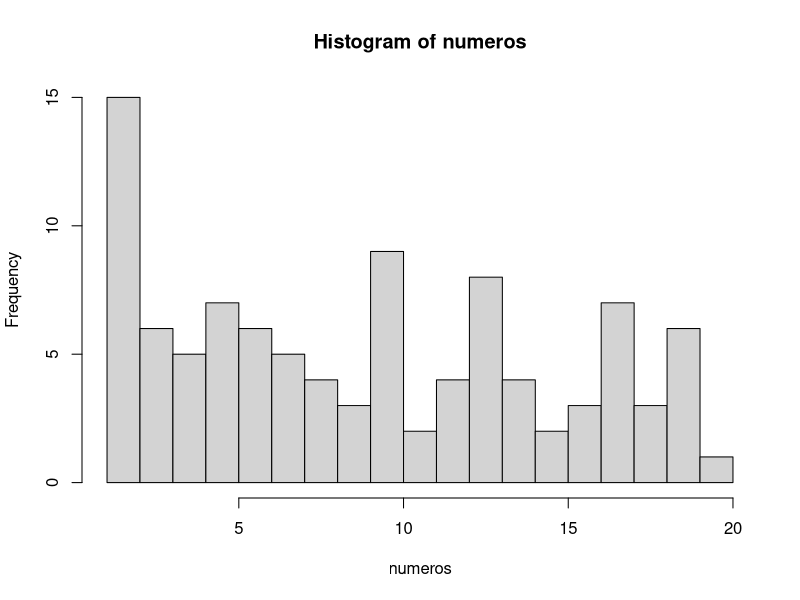
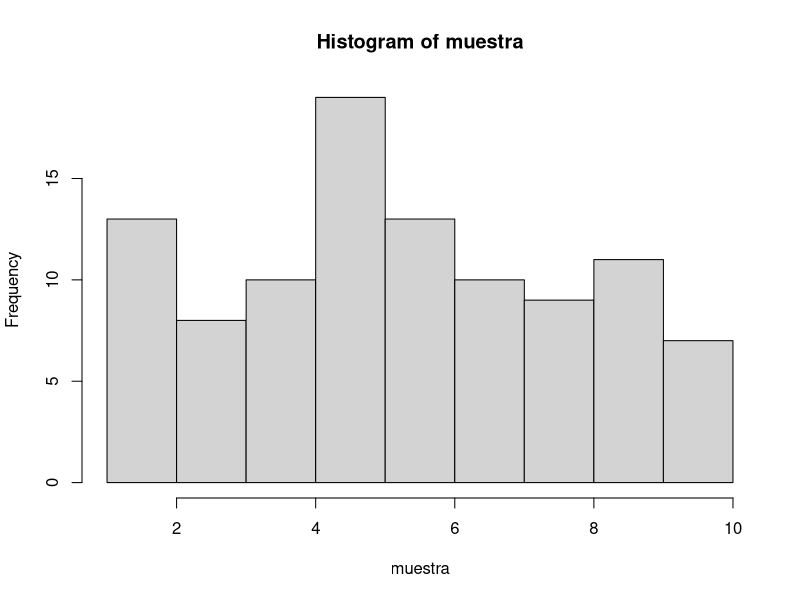

The R source for these figures, in order:
## ---- chunk 1
numeros <- sample(1:20, 100, TRUE)
numeros
## ---- chunk 2
mediana <- median(numeros)
mediana
## ---- chunk 3
media <- mean(numeros)
media
## ---- chunk 4
# El argumento breaks nos permite dividir en histograma en las partes que queramos
hist(numeros, breaks = 20)
## ---- chunk 5
tabla.frecuencias <- data.frame(table(numeros))
tabla.frecuencias

## ---- chunk 6
# Con la función seq, creamos una secuencia de 1 a 10 en intervalos de 0.1 en 0.1
secuencia <- seq(1, 10, 0.1)
muestra <- sample(secuencia, 100, TRUE)
muestra
## ---- chunk 7
# Aquí el cálculo de la mediana
mediana.muestra <- median(muestra)
mediana.muestra
## ---- chunk 8
# Aquí el cálculo de la media
media.muestra <- mean(muestra)
media.muestra
## ---- chunk 9
# Aquí el cálculo de la moda
hist(muestra, breaks = 10)
## ---- chunk 10
moda.muestra <- data.frame(table(muestra))
moda.muestra
